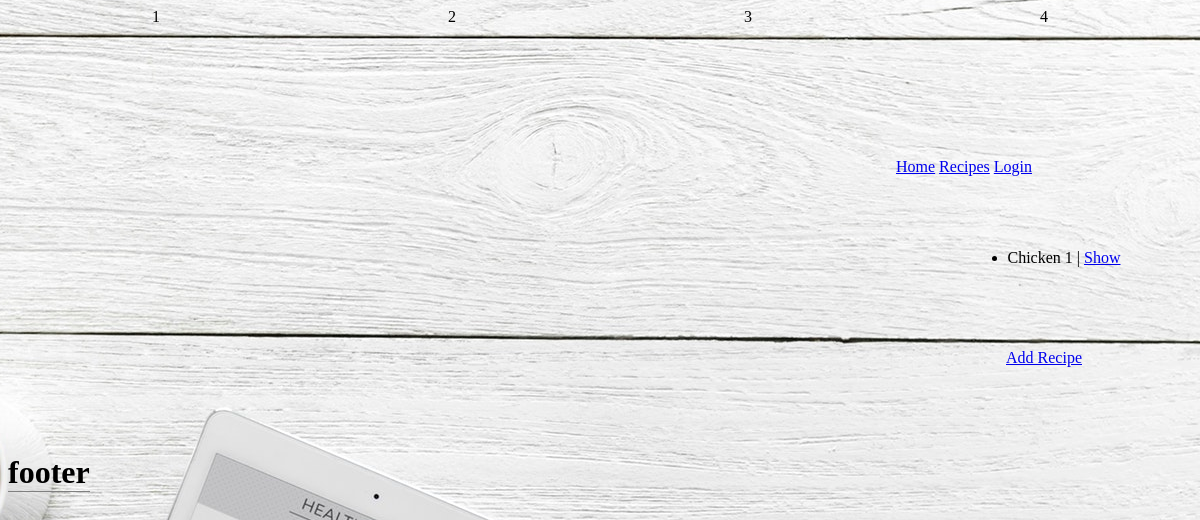
Page /recipe (signed in) on the earlier database version.
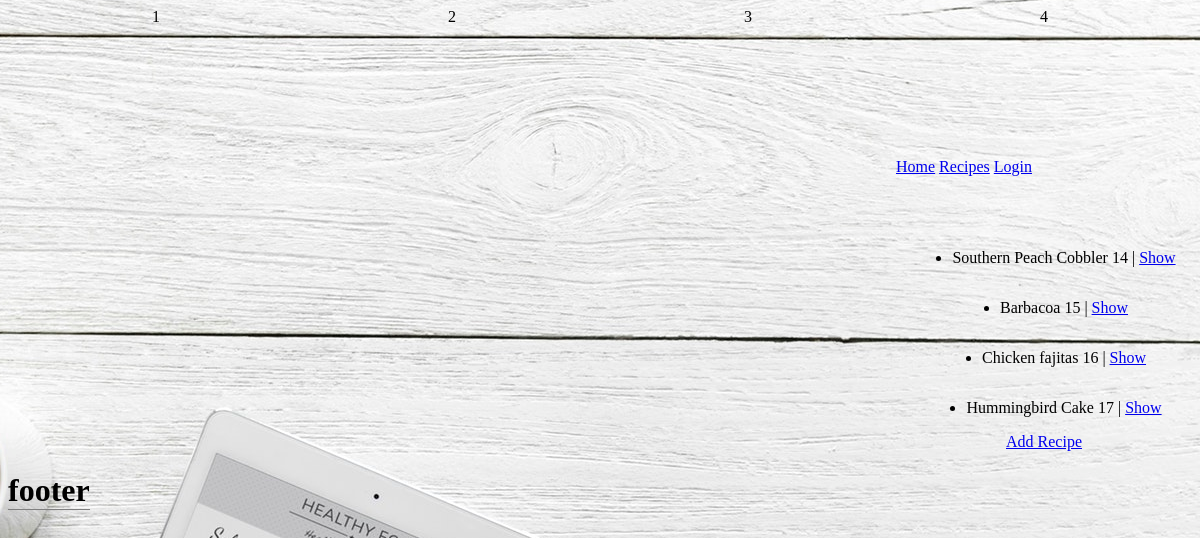
Same page on the later database version.
### recipe/models.py (models this page shows, shortened)
class Recipe(models.Model):
    recipe_title = models.CharField(max_length=200)
    recipe_instructions = models.TextField()
    recipe_author = models.CharField(max_length=200)
    recipe_video = models.FileField(upload_to='uploads/', default=None)
    recipe_rate = models.IntegerField(default=0)
    recipe_feeds = models.CharField(max_length=200)
    recipe_type = models.CharField(max_length=200)
    recipe_category = models.CharField(max_length=200)
    pub_date = models.DateTimeField(auto_now=False, auto_now_add=True)
    recipe_img = models.FileField(upload_to='uploads/', default=None)
    objects = RecipeManager()

### recipe/views.py (the view)
# urls.py: url(r'^', include('recipe.urls')),
def recipe(request):
    user_id = request.session['id']
    context = {
        'user': User.objects.get(pk=user_id),
        'recipes': Recipe.objects.all(),
    }
    return render(request, 'recipe/recipe.html', context)

### recipe/templates/recipe/recipe.html
{% extends 'recipe/base.html' %}
{% block content %}
  <div class="wrapper_recipe">
  </div>
  <div class="rtSidebar">
    {% for x in recipes %}
    <ul>
      <li>{{ x.recipe_title }} {{ x.id }} | <a href="/show/{{x.id}}">Show</a></li>
    </ul>
    {% endfor %}
    <a href="/add_recipe">Add Recipe</a>
  </div>
{% endblock %}

### recipe/templates/recipe/base.html (shortened to what this page needs)
{% load static %}
<!DOCTYPE html>
<html lang="en">
  <head>
    <link rel="stylesheet" type="text/css" href="{% static 'recipe/styles_4.css' %}">
  </head>
  <body>
    <div class="container">
      <header>
        <div class="">1</div>
        <div class="">2</div>
        <div class="">3</div>
        <div class="">4</div>
      </header>
      <nav>
        <div class="div"></div>
        <div class="div"></div>
        <div class="div"></div>
        <div class="dropdown">
          <div class="dropdown-content">
            <a href="/">Home</a>
            <a href="/recipe">Recipes</a>
            <a href="login/">Login</a>
          </div>
        </div>
      </nav>
        {% block content %}
        {% endblock %}
      <footer>
        <h1>footer</h1>
      </footer>
    </div>
  </body>
</html>

### recipe/static/recipe/styles_4.css (style rules this page uses)
body { background-image: url('images/show_bg.jpeg'); background-attachment: fixed; background-repeat: none; background-position: center; }
.container { display: grid; grid-template-columns: repeat(4, 1fr); grid-template-rows: 150px 75px 200px auto 50px; grid-template-areas: "header header header header" "nav nav nav nav" "main main main rtSidebar" "main main main rtSidebar" "footer footer footer footer" }
header { grid-area: header; display: grid; grid-template-columns: repeat(4, 1fr); justify-items: center; }
nav { grid-area: nav; display: grid; grid-template-columns: repeat(4, 1fr); }
h1 { display: inline-block; border-bottom: solid 1px grey; }
.rtSidebar { grid-area: rtSidebar; grid-row: span 2; display: grid; justify-items: center; }
footer { grid-area: footer; }

Differences in the rows shown:
removed Recipe: recipe_title "Chicken", id "1"
added Recipe: recipe_title "Southern Peach Cobbler", id "14"
added Recipe: recipe_title "Barbacoa", id "15"
added Recipe: recipe_title "Chicken fajitas", id "16"
added Recipe: recipe_title "Hummingbird Cake", id "17"
